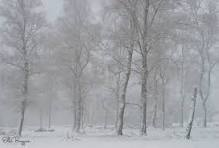
%> input picture code/images/lowContrast.jpeg, 219 x 148 px
$ octave TestLowCon.m   (GNU Octave 9; MATLAB toolbox functions it lacks are replaced by stand-ins)
%> lines starting %> are read from the running program, lines starting %| are printed output that depends on the picture
### code/histogram.m
function h=histogram(I)
    if length(size(I))==3
        I=rgb2gray(I);
    end

    h=zeros(1,256);
    [row,col]=size(I);
    for x=1:row
        for  y=1:col
            a=I(x,y);
            h(a+1)=h(a+1)+1;
        end
    end
end

### code/autoContrast.m
function I=autoContrast(I)
    if  length(size(I))==3
        I=rgb2gray(I);
    end
    k=256;

    amin=0;
    amax=k-1;

    alow=min(min(I));
    ahigh=max(max(I));

    [n,m]=size(I);

    for i=1:n
        for j=1:m
            a=I(i,j);
            I(i,j)=amin+(a-alow)*((amax-amin)/(ahigh-alow));
        end
    end
end

### code/TestLowCon.m
I=imread('./images/lowContrast.jpeg');
%> I is the input picture: size 148x219x3 uint8; mean R, G, B 158.4, 159.9, 164.2
    if length(size(I))==3
        I=rgb2gray(I);
%> I: size 148x219 uint8
    end

    h1=histogram(I);
%> after the loop in histogram, `for x=1:row`: h = 256 values, max 935 at index 159, min 0 at index 1, mean 126.6
%> h1 has the same summary as h in histogram
    Iac=autoContrast(I);
%> in autoContrast, `alow=min(min(I));`: alow = 87
%> in autoContrast, `ahigh=max(max(I));`: ahigh = 213
%> after the loop in autoContrast, `for i=1:n`:
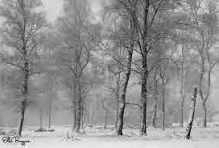
%> I: size 148x219 uint8; min 0, max 252, mean 145.9
    h2=histogram(Iac);
%> h2 = 256 values, max 935 at index 143, min 0 at index 2, mean 126.6

    subplot(2,2,1);imshow(I);hold on;
    subplot(2,2,2);plot(h2);
    subplot(2,2,3);imshow(Iac);
    subplot(2,2,4);plot(h2);
%> after `plot(h2)`:
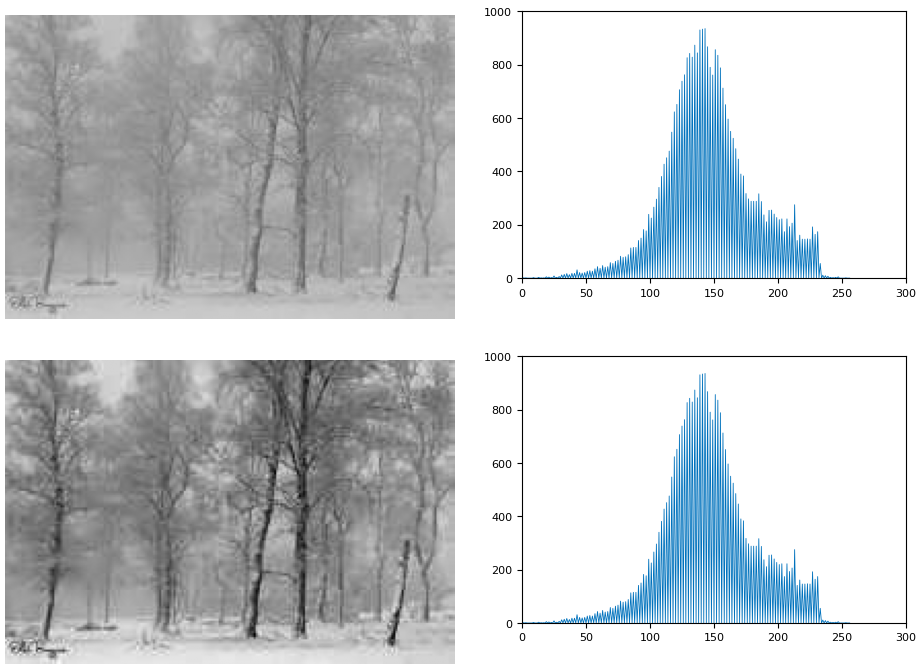
%> figure redrawn from the program's plot data, 4 panels
